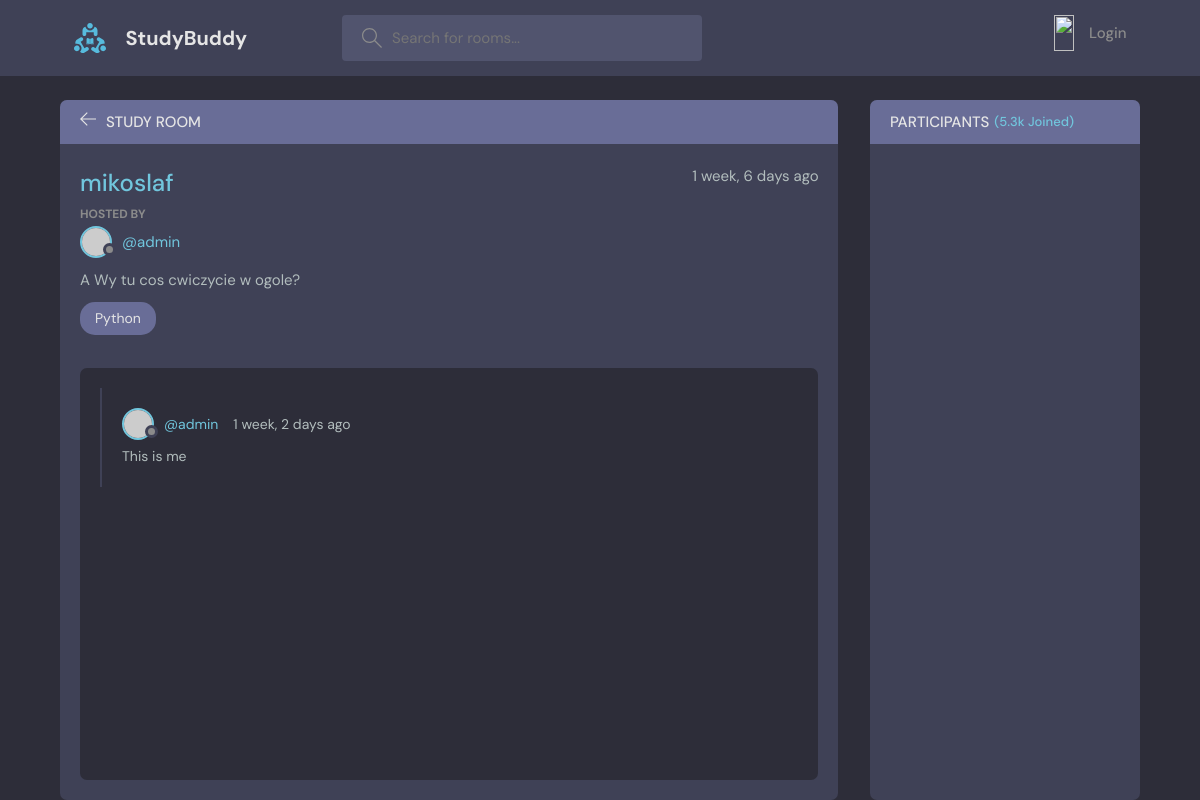
/list/1, run on an earlier commit of the app's database.
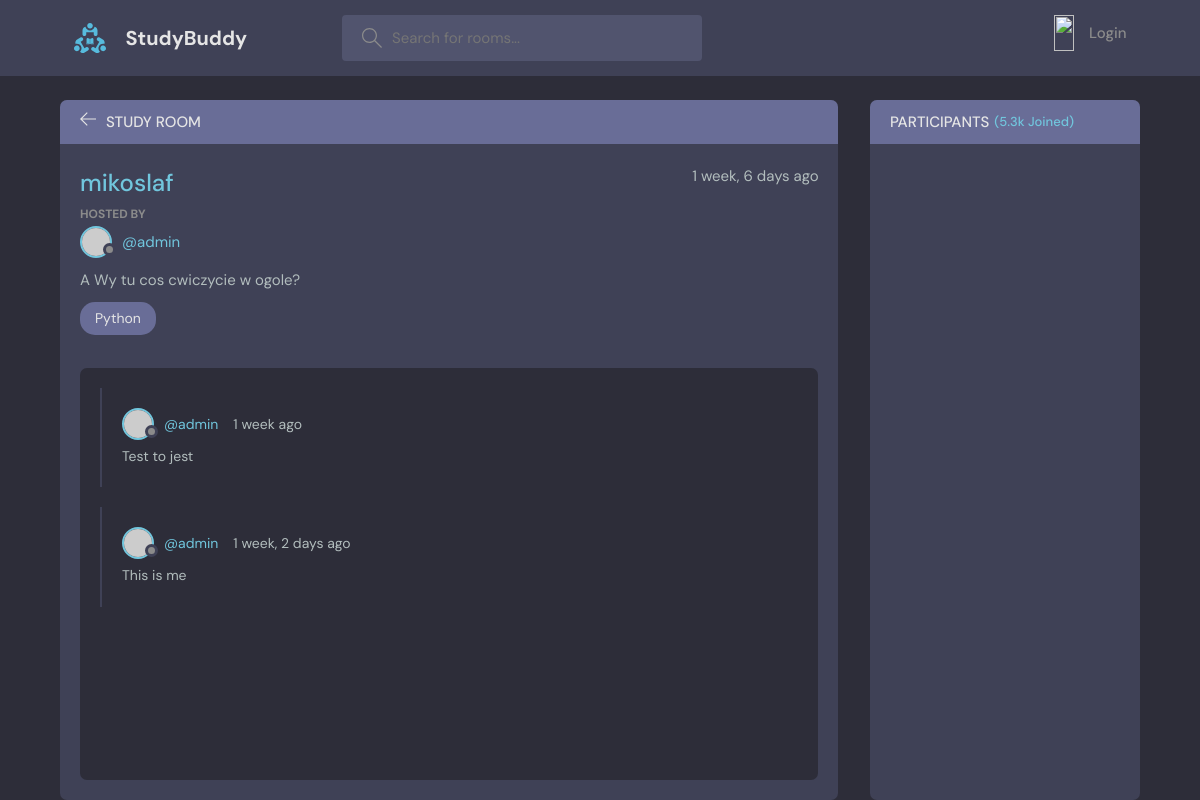
And on a later commit of the database.
### base/models.py (models this page shows, shortened)
class Room(models.Model):
    host = models.ForeignKey(User, on_delete=models.SET_NULL, null=True)
    topic = models.ForeignKey(Topic, on_delete=models.SET_NULL, null=True)
    name = models.CharField(max_length=200)
    description = models.TextField(null=True, blank=True)
    participants = models.ManyToManyField(User, related_name='paricipants', blank=True)
    updated = models.DateField(auto_now=True)
    created = models.DateField(auto_now_add=True)
    class Meta:
        ordering = ['-updated', '-created'] # Domyślne Order BY w klasie, pierwszy ma priorytet, opcjonalnie drugi

class Topic(models.Model):
    name = models.CharField(max_length=200)
    def __str__(self):
        return self.name

class Message(models.Model):
    user = models.ForeignKey(User, on_delete=models.CASCADE)
    room = models.ForeignKey(Room, on_delete=models.CASCADE) # Zapis oznacza to, że gdy Room zostanie usuniety to to też zostanie|SET_NULL zamiast usunięcia zostanie dane NULL
    body = models.TextField()
    updated = models.DateField(auto_now=True)
    created = models.DateField(auto_now_add=True)

### base/views.py (the view, shortened to what this page needs)
# urls.py: path("list/<str:pk>", views.list, name="list"),
def list(request, pk):
    val = Room.objects.get(id=pk)
    Room_messages = val.message_set.all().order_by('-created') # Coś w stylu, że bierze wszystkie dzieci
    participants = val.participants.all()
    context =  {'id': pk,'value': val, 'Room_messages': Room_messages, 'participants': participants}
    return render(request, "list.html", context)

### templates/list.html (shortened to what this page needs)
{% extends 'main.html' %}
{% block content %}
  <main class="profile-page layout layout--2">
    <div class="container">
      <div class="room">
        <div class="room__top">
          <div class="room__topLeft">
            <a href="{% url 'home' %}">
              <svg version="1.1" xmlns="http://www.w3.org/2000/svg" width="32" height="32" viewBox="0 0 32 32">
                <title>arrow-left</title>
                <path
                  d="M13.723 2.286l-13.723 13.714 13.719 13.714 1.616-1.611-10.96-10.96h27.625v-2.286h-27.625l10.965-10.965-1.616-1.607z"
                ></path>
              </svg>
            </a>
            <h3>Study Room</h3>
          </div>
        </div>
        <div class="room__box scroll">
          <div class="room__header scroll">
            <div class="room__info">
              <h3>{{value.name}}</h3>
              <span>{{value.created|timesince}} ago</span>
            </div>
            <div class="room__hosted">
              <p>Hosted By</p>
              <a href="{% url 'user-profile' value.host.id %}" class="room__author">
                <div class="avatar avatar--small">
                  <img src="https://randomuser.me/api/portraits/men/37.jpg" />
                </div>
                <span>@{{value.host}}</span>
              </a>
            </div>
            <div class="room__details">
              {{value.description}}
            </div>
            <span class="room__topics">{{value.topic}}</span>
          </div>
          <div class="room__conversation">
            <div class="threads scroll">
              {% for message in Room_messages %}
                <div class="thread">
                  <div class="thread__top">
                    <div class="thread__author">
                      <a href="{% url 'user-profile' message.user.id %}" class="thread__authorInfo">
                        <div class="avatar avatar--small">
                          <img src="https://randomuser.me/api/portraits/men/37.jpg" />
                        </div>
                        <span>@{{message.user}}</span>
                      </a>
                      <span class="thread__date">{{message.created|timesince}} ago</span>
                    </div>
                  </div>
                  <div class="thread__details">
                    {{message.body}}
                  </div>
                </div>
              {% endfor %}
            </div>
          </div>
        </div>
      </div>
      <div class="participants">
        <h3 class="participants__top">Participants <span>(5.3k Joined)</span></h3>
        <div class="participants__list scroll">
        </div>
      </div>
    </div>
  </main>
{% endblock content %}

### templates/main.html (shortened to what this page needs)
<!DOCTYPE html>
{% load static %}
<html lang="en">
  <head>
    <link rel="stylesheet" href="{% static 'styles/style.css' %}" />
  </head>
  <body>
    <header class="header header--loggedIn">
      <div class="container">
        <a href="{% url 'home' %}" class="header__logo">
          <img src="{% static 'assets/logo.svg' %}" />
          <h1>StudyBuddy</h1>
        </a>
        <form class="header__search">
          <label>
            <input placeholder="Search for rooms..." />
          </label>
        </form>
        <nav class="header__menu">
          {% if request.user.is_authenticated %}
          <a href="{% url 'login' %}">
            <img src="{% static 'assets/avatar.svg'}" />
            <p>Login</p>
          </a>
        </nav>
      </div>
    </header>
    {% block content %}
    {% endblock %}
</body>
</html>

What changed in the data, as far as the page shows it:
added Message: user "admin", created "1 week", body "Test to jest"
